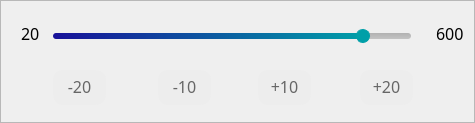
   <widget class="QFrame" name="durationFrame">
    <property name="geometry">
     <rect>
      <x>53</x>
      <y>290</y>
      <width>475</width>
      <height>123</height>
     </rect>
    </property>
    <property name="font">
     <font>
      <family>Yu Gothic UI Light</family>
      <pointsize>9</pointsize>
     </font>
    </property>
    <property name="styleSheet">
     <string notr="true">QPushButton {
	border-radius: 10px;
	border: 1px solid #EDEDED;
	background-color: #EDEDED;
	color: #666666;
	padding-bottom: 2px;
}

QPushButton:hover {
	border: 1px solid #009FA8;
	color: #000000;
}

QPushButton:pressed {
	background-color: #D3DDE0;
}</string>
    </property>
    <property name="frameShape">
     <enum>QFrame::StyledPanel</enum>
    </property>
    <property name="frameShadow">
     <enum>QFrame::Raised</enum>
    </property>
    <widget class="QSlider" name="durationSlider">
     <property name="geometry">
      <rect>
       <x>53</x>
       <y>17</y>
       <width>360</width>
       <height>38</height>
      </rect>
     </property>
     <property name="font">
      <font>
       <family>Yu Gothic UI Light</family>
      </font>
     </property>
     <property name="styleSheet">
      <string notr="true">QSlider::groove:horizontal {
	height: 6px;
	background: qlineargradient(x1:0, y1:0, x2:0, y2:1, stop:0 #B1B1B1, stop:1 #c4c4c4);
	border-radius: 3px;
	margin-left: 1px;
	margin-right: 2px;
}

QSlider::handle:horizontal {
    background: #009FA8;
	width: 12px;
	margin: -4px -1px;
    border-radius: 7px;
	border: 1px solid #009FA8;
}

QSlider::handle:horizontal:hover {
    background: #009FA8;
	border-color: #181199;
}

QSlider::sub-page:horizontal {
	background: qlineargradient(x1:1, y1:0.5, x2:0, y2:0.5, stop:0 #009FA8, stop:1 #181199);
	border-radius: 3px;
}</string>
     </property>
     <property name="minimum">
      <number>1</number>
     </property>
     <property name="maximum">
      <number>250</number>
     </property>
     <property name="singleStep">
      <number>5</number>
     </property>
     <property name="value">
      <number>220</number>
     </property>
     <property name="sliderPosition">
      <number>220</number>
     </property>
     <property name="orientation">
      <enum>Qt::Horizontal</enum>
     </property>
    </widget>
    <widget class="QPushButton" name="durationMinusTenPushButton">
     <property name="geometry">
      <rect>
       <x>158</x>
       <y>70</y>
       <width>53</width>
       <height>35</height>
      </rect>
     </property>
     <property name="sizePolicy">
      <sizepolicy hsizetype="Minimum" vsizetype="Minimum">
       <horstretch>0</horstretch>
       <verstretch>0</verstretch>
      </sizepolicy>
     </property>
     <property name="font">
      <font>
       <family>Yu Gothic UI Light</family>
       <pointsize>12</pointsize>
      </font>
     </property>
     <property name="styleSheet">
      <string notr="true"/>
     </property>
     <property name="text">
      <string>-10</string>
     </property>
    </widget>
    <widget class="QPushButton" name="durationPlusTwentyPushButton">
     <property name="geometry">
      <rect>
       <x>360</x>
       <y>70</y>
       <width>53</width>
       <height>35</height>
      </rect>
     </property>
     <property name="sizePolicy">
      <sizepolicy hsizetype="Minimum" vsizetype="Minimum">
       <horstretch>0</horstretch>
       <verstretch>0</verstretch>
      </sizepolicy>
     </property>
     <property name="font">
      <font>
       <family>Yu Gothic UI Light</family>
       <pointsize>12</pointsize>
      </font>
     </property>
     <property name="styleSheet">
      <string notr="true"/>
     </property>
     <property name="text">
      <string>+20</string>
     </property>
    </widget>
    <widget class="QPushButton" name="durationMinusTwentyPushButton">
     <property name="geometry">
      <rect>
       <x>53</x>
       <y>70</y>
       <width>53</width>
       <height>35</height>
      </rect>
     </property>
     <property name="sizePolicy">
      <sizepolicy hsizetype="Minimum" vsizetype="Minimum">
       <horstretch>0</horstretch>
       <verstretch>0</verstretch>
      </sizepolicy>
     </property>
     <property name="font">
      <font>
       <family>Yu Gothic UI Light</family>
       <pointsize>12</pointsize>
      </font>
     </property>
     <property name="styleSheet">
      <string notr="true"/>
     </property>
     <property name="text">
      <string>-20</string>
     </property>
    </widget>
    <widget class="QLabel" name="durationMaxLabel">
     <property name="geometry">
      <rect>
       <x>436</x>
       <y>19</y>
       <width>36</width>
       <height>28</height>
      </rect>
     </property>
     <property name="font">
      <font>
       <family>Yu Gothic UI Light</family>
       <pointsize>12</pointsize>
      </font>
     </property>
     <property name="text">
      <string>600</string>
     </property>
    </widget>
    <widget class="QPushButton" name="durationPlusTenPushButton">
     <property name="geometry">
      <rect>
       <x>258</x>
       <y>70</y>
       <width>53</width>
       <height>35</height>
      </rect>
     </property>
     <property name="sizePolicy">
      <sizepolicy hsizetype="Minimum" vsizetype="Minimum">
       <horstretch>0</horstretch>
       <verstretch>0</verstretch>
      </sizepolicy>
     </property>
     <property name="font">
      <font>
       <family>Yu Gothic UI Light</family>
       <pointsize>12</pointsize>
      </font>
     </property>
     <property name="styleSheet">
      <string notr="true"/>
     </property>
     <property name="text">
      <string>+10</string>
     </property>
    </widget>
    <widget class="QLabel" name="durationMinLabel">
     <property name="geometry">
      <rect>
       <x>21</x>
       <y>19</y>
       <width>28</width>
       <height>28</height>
      </rect>
     </property>
     <property name="font">
      <font>
       <family>Yu Gothic UI Light</family>
       <pointsize>12</pointsize>
      </font>
     </property>
     <property name="text">
      <string>20</string>
     </property>
    </widget>
   </widget>
